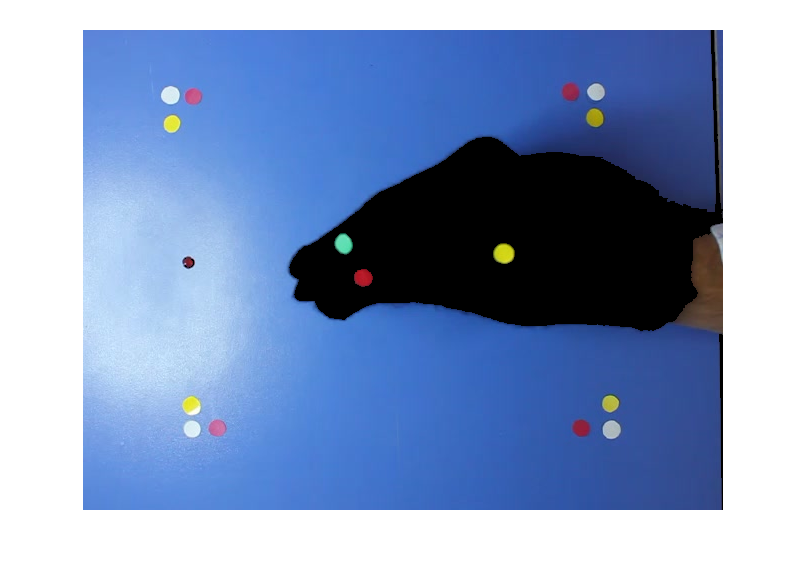
%> input picture 1.png, 805 x 566 px
$ octave color_analysis.m   (GNU Octave 9; MATLAB toolbox functions it lacks are replaced by stand-ins)
%> lines starting %> are read from the running program, lines starting %| are printed output that depends on the picture; in (x1, y1, x2, y2) boxes, pixels count from 0 and x2, y2 are one past the last pixel; in counts of white or black regions, pixels touching at a corner belong together; the program's own positions count from 1
im = imread('1.png');
%> im is the input picture: size 566x805x3 uint8; mean R, G, B 131.4, 152.7, 191.2
r = im(:,:, 1);
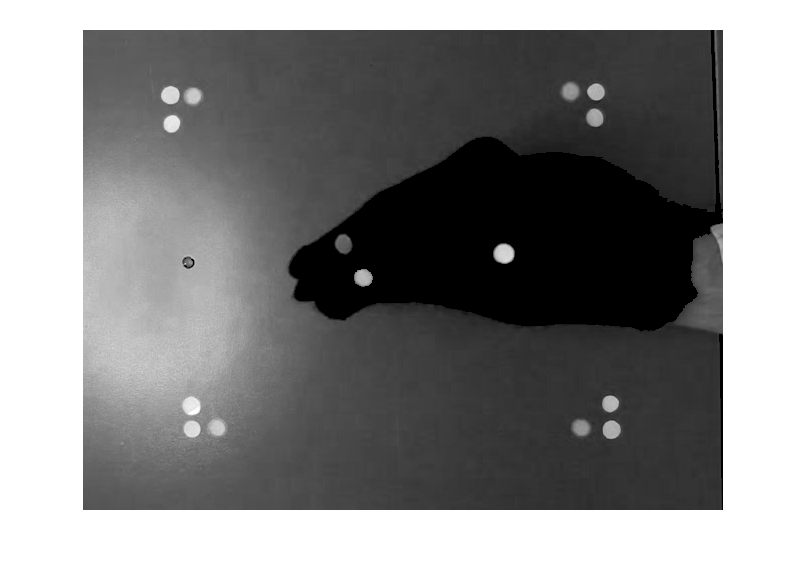
%> r: size 566x805 uint8; min 0, max 255, mean 131.4
g = im(:,:, 2);
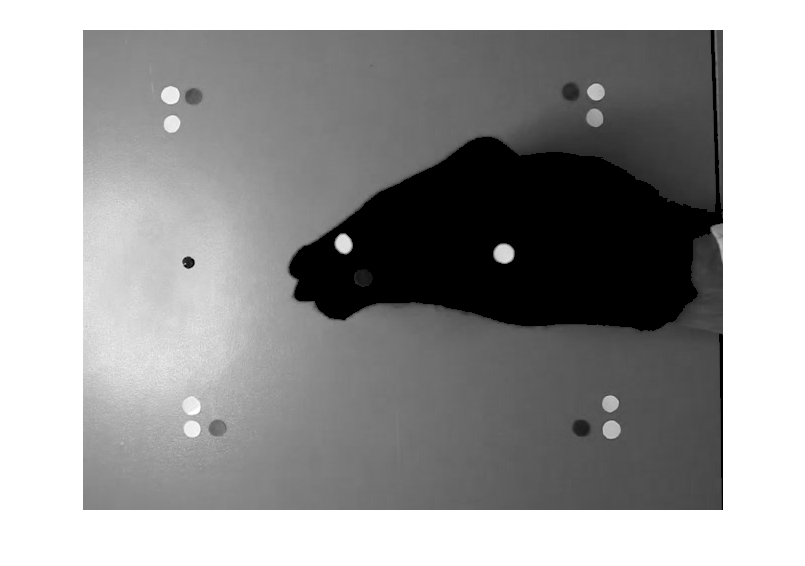
%> g: size 566x805 uint8; min 0, max 255, mean 152.7
b = im(:,:, 3);
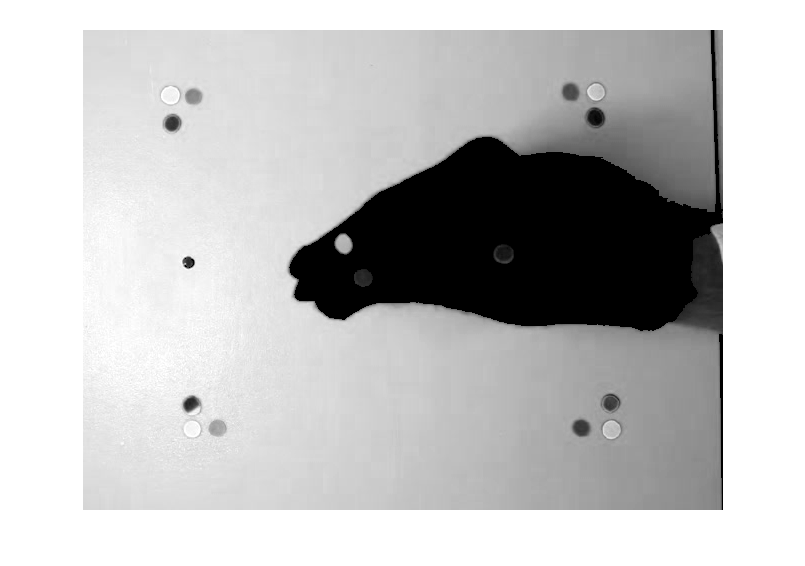
%> b: size 566x805 uint8; min 0, max 255, mean 191.2
figure, imshow(im)
bwr = abs(double(r) - 210) <= 80;
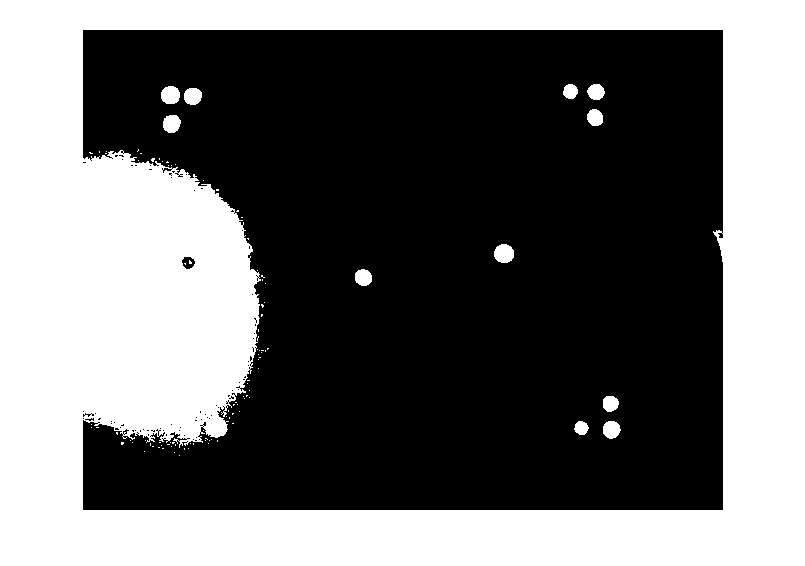
%> bwr: size 566x805 logical; 42.5% white; 101 white regions (89 under 20 px), largest, box (x1, y1, x2, y2) and area: (0, 0, 805, 566) 191086, (494, 244, 514, 263) 306, (161, 86, 180, 104) 282
bwg = abs(double(g) - 215) <= 80;
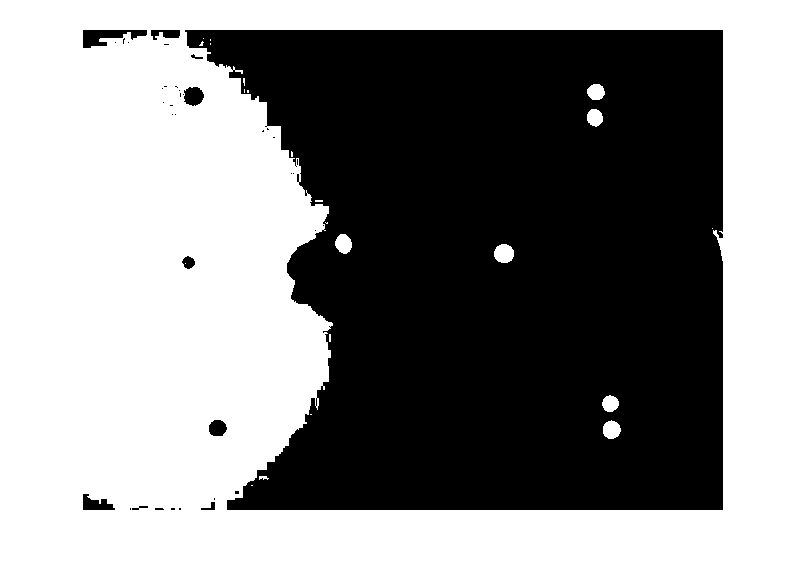
%> bwg: size 566x805 logical; 53.8% white; 38 black regions (28 under 20 px), largest, box (x1, y1, x2, y2) and area: (185, 30, 723, 510) 208335, (83, 30, 147, 48) 631, (83, 494, 115, 510) 314
bwb = abs(double(b) - 35) <= 80;
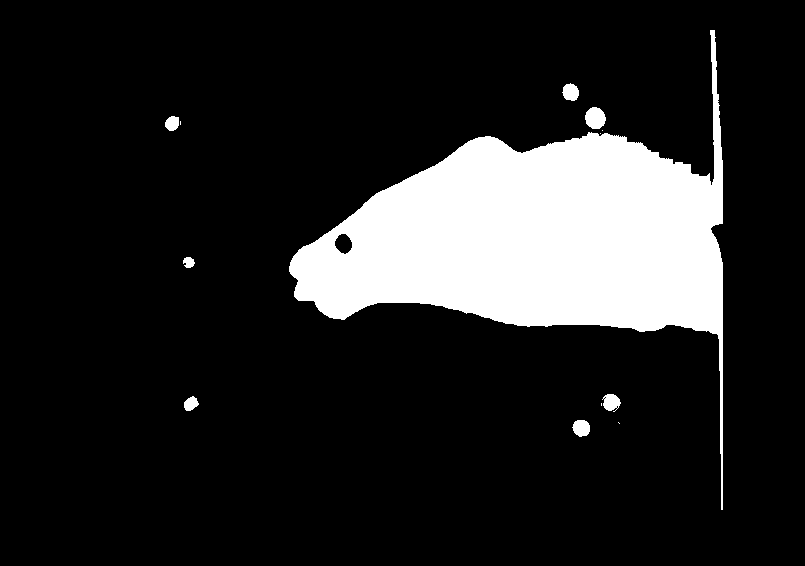
%> bwb: size 566x805 logical; 14.7% white; 13 white regions (5 under 20 px), largest, box (x1, y1, x2, y2) and area: (289, 30, 723, 510) 65671, (585, 107, 606, 129) 356, (572, 420, 590, 437) 237
bw = bwr .* bwg .* bwb;
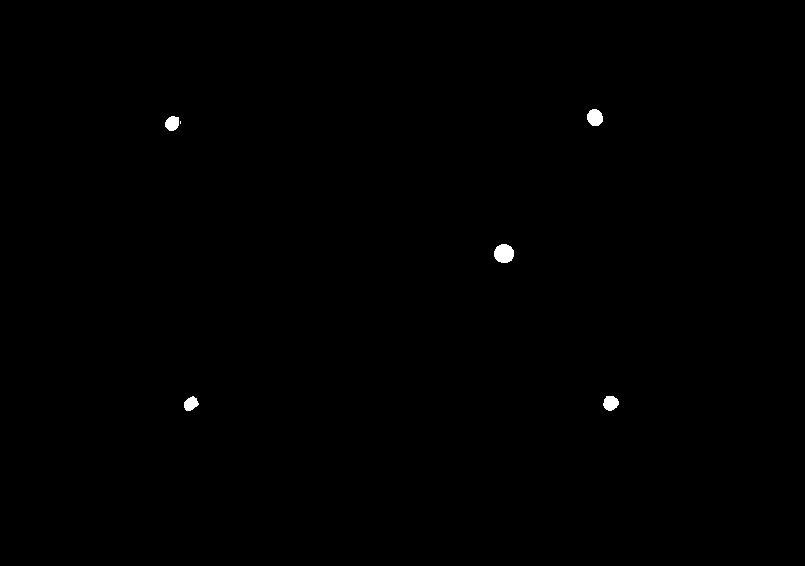
%> bw: size 566x805 double; values 0 (black) and 1 (white), 0.23% white; 6 white regions (1 under 20 px), largest, box (x1, y1, x2, y2) and area: (494, 244, 514, 263) 305, (587, 109, 603, 126) 215, (603, 396, 619, 411) 182, (165, 116, 179, 131) 167, (184, 396, 199, 411) 154
figure,imshow(bw)
bw3 = cat(3, bw,bw,bw);
img = uint8(double(im) .* bw3);
figure,imshow(img)
